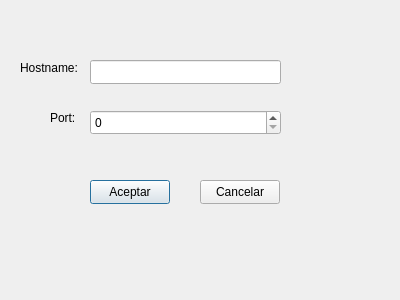
<?xml version="1.0" encoding="UTF-8"?>
<ui version="4.0">
 <class>DuMessengerConnectionDialog</class>
 <widget class="QDialog" name="DuMessengerConnectionDialog">
  <property name="geometry">
   <rect>
    <x>0</x>
    <y>0</y>
    <width>400</width>
    <height>300</height>
   </rect>
  </property>
  <property name="windowTitle">
   <string>Dialog</string>
  </property>
  <widget class="QLineEdit" name="hostname">
   <property name="geometry">
    <rect>
     <x>90</x>
     <y>60</y>
     <width>191</width>
     <height>24</height>
    </rect>
   </property>
  </widget>
  <widget class="QLabel" name="label">
   <property name="geometry">
    <rect>
     <x>20</x>
     <y>60</y>
     <width>58</width>
     <height>16</height>
    </rect>
   </property>
   <property name="text">
    <string>Hostname:</string>
   </property>
  </widget>
  <widget class="QSpinBox" name="port">
   <property name="geometry">
    <rect>
     <x>90</x>
     <y>110</y>
     <width>191</width>
     <height>25</height>
    </rect>
   </property>
   <property name="maximum">
    <number>999999999</number>
   </property>
  </widget>
  <widget class="QLabel" name="label_2">
   <property name="geometry">
    <rect>
     <x>50</x>
     <y>110</y>
     <width>25</width>
     <height>16</height>
    </rect>
   </property>
   <property name="text">
    <string>Port:</string>
   </property>
  </widget>
  <widget class="QPushButton" name="accept">
   <property name="geometry">
    <rect>
     <x>90</x>
     <y>180</y>
     <width>80</width>
     <height>24</height>
    </rect>
   </property>
   <property name="text">
    <string>Aceptar</string>
   </property>
  </widget>
  <widget class="QPushButton" name="cancel">
   <property name="geometry">
    <rect>
     <x>200</x>
     <y>180</y>
     <width>80</width>
     <height>24</height>
    </rect>
   </property>
   <property name="text">
    <string>Cancelar</string>
   </property>
  </widget>
 </widget>
 <resources/>
 <connections/>
</ui>
